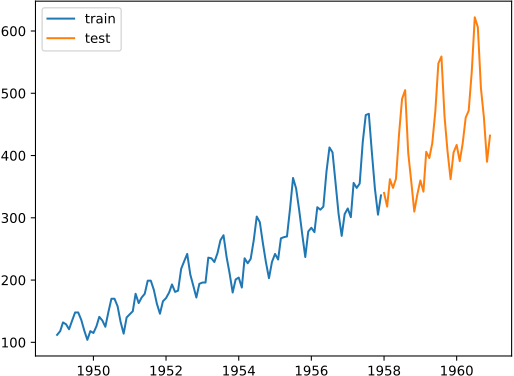

Generate this figure with Python:
from pmdarima.datasets import airpassengers
my_data = airpassengers.load_airpassengers()

n = len(my_data)
k = 108

import pandas as pd
my_ds = pd.date_range(
    start='1949/01/01',
    end='1960/12/01',
    freq='MS')
my_df = pd.DataFrame({
    'ds': my_ds,
    'x': range(n),
    'y': my_data},
    index=my_ds)

my_train = my_df[        :k]
my_test  = my_df[-(n - k): ]
y = my_test.y

import matplotlib.pyplot as plt
plt.plot(my_train.y, label='train')
plt.plot(my_test.y,  label='test')
plt.legend()
plt.savefig('12-p-airpassengers-split.pdf')
